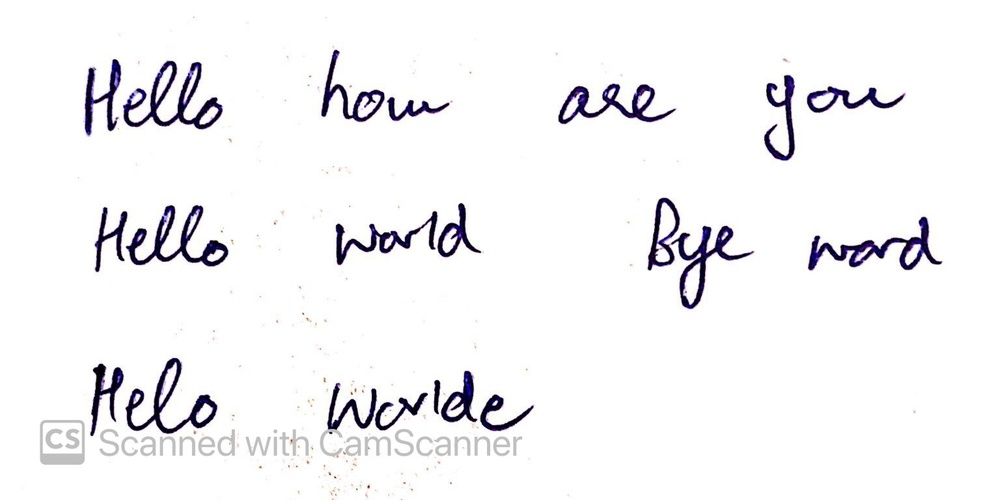
#> input picture handwritten extension/handwritten2.jpg, 1000 x 500 px, shrunk from 1536 x 768 before the run
$ python main.py
#> lines starting #> are read from the running program, lines starting #| are printed output that depends on the picture; after the words box and inside, x2 and y2 are one past the last pixel; in counts of white or black regions, pixels touching at a corner belong together
from skimage.io import imread
from skimage.color import rgb2gray
from skimage.filters import sobel
from skimage.filters import threshold_otsu
import matplotlib.pyplot as plt
import numpy as np
from heapq import *

img = rgb2gray(imread("handwritten2.jpg"))
#> img: shape (500, 1000) float64; min 0, max 1, mean 0.955

# [10 lines of commented-out code are left out]

def find_peak_indices(image, divider=2):
    '''
        Input: image (as numpy array)
        Output: Peak indices horizontal projections
    '''
    sobel_image = sobel(image)
    hpp = np.sum(sobel_image, axis = 1)

    threshold = (np.max(hpp)-np.min(hpp))/divider
    peaks = []
    for i, hppv in enumerate(hpp):
        if hppv < threshold:
            peaks.append(i)

    return np.array(peaks).astype(int)


def get_hpp_clusters(peaks_index, min_cluster_size):
    hpp_clusters = []
    cluster = []
    for index, value in enumerate(peaks_index):
        cluster.append(value)

        if index < len(peaks_index)-1 and peaks_index[index+1] - value > 1:
            hpp_clusters.append(cluster)
            cluster = []

        #get the last cluster
        if index == len(peaks_index)-1:
            hpp_clusters.append(cluster)
            cluster = []

    hpp_clusters = [cluster for cluster in hpp_clusters if len(cluster)>=min_cluster_size]

    return hpp_clusters


def get_binary(img):
    mean = np.mean(img)
    if mean == 0.0 or mean == 1.0:
        return img

    thresh = threshold_otsu(img)
    binary = img <= thresh
    binary = binary*1

    return binary


def heuristic(a, b):
    return (b[0] - a[0])**2 + (b[1] - a[1])**2

def astar(array, start, goal):

    neighbors = [(0,1),(0,-1),(1,0),(-1,0),(1,1),(1,-1),(-1,1),(-1,-1)]
    close_set = set()
    came_from = {}
    gscore = {start:0}
    fscore = {start:heuristic(start, goal)}
    oheap = []

    heappush(oheap, (fscore[start], start))

    while oheap:

        current = heappop(oheap)[1]

        if current == goal:
            data = []
            while current in came_from:
                data.append(current)
                current = came_from[current]
            return data

        close_set.add(current)
        for i, j in neighbors:
            neighbor = current[0] + i, current[1] + j
            tentative_g_score = gscore[current] + heuristic(current, neighbor)
            if 0 <= neighbor[0] < array.shape[0]:
                if 0 <= neighbor[1] < array.shape[1]:
                    if array[neighbor[0]][neighbor[1]] == 1:
                        continue
                else:
                    # array bound y walls
                    continue
            else:
                # array bound x walls
                continue

            if neighbor in close_set and tentative_g_score >= gscore.get(neighbor, 0):
                continue

            if  tentative_g_score < gscore.get(neighbor, 0) or neighbor not in [i[1]for i in oheap]:
                came_from[neighbor] = current
                gscore[neighbor] = tentative_g_score
                fscore[neighbor] = tentative_g_score + heuristic(neighbor, goal)
                heappush(oheap, (fscore[neighbor], neighbor))

    return []


def find_line_segments(binary_image, hpp_clusters):
    line_segments = []

    for i, cluster_of_interest in enumerate(hpp_clusters):
        nmap = binary_image[cluster_of_interest[0]:cluster_of_interest[len(cluster_of_interest)-1],:]

        path = np.array(astar(nmap, (int(nmap.shape[0]/2), 0), (int(nmap.shape[0]/2),nmap.shape[1]-1)))
        offset_from_top = cluster_of_interest[0]
        path[:,0] += offset_from_top

        if path.shape != (0,):
            line_segments.append(path)

    return line_segments


def extract_line_images(image, lines):
    line_images = []

    for line_index in range(len(lines) - 1):
        img_copy = np.copy(image)
        lower_line = lines[line_index]
        upper_line = lines[line_index+1]

        lower_boundary = np.min(lower_line[:, 0])
        upper_boundary = np.min(upper_line[:, 0])
        r, c = img_copy.shape

        for index in range(c-1):
            img_copy[0:lower_line[index, 0], index] = 255
            img_copy[upper_line[index, 0]:r, index] = 255

        line_images.append(img_copy[lower_boundary:upper_boundary, :])

    return line_images


def get_lines(img_path):
    img = rgb2gray(imread(img_path))

    peaks_index = find_peak_indices(img)
    hpp_clusters = get_hpp_clusters(peaks_index, int(img.shape[0]/20)) # after removing irrelevant clusters
    print(len(hpp_clusters))

    binary_image = get_binary(img)
    # binary_image = remove_roadblocks(binary_image)

    lines = find_line_segments(binary_image, hpp_clusters)
    print(len(lines))

    # for a, b in lines[1]:
    #     print(a, b)
    line_images = extract_line_images(img, lines)

    return line_images


img_path = "handwritten1.jpg"
line_images = get_lines(img_path)
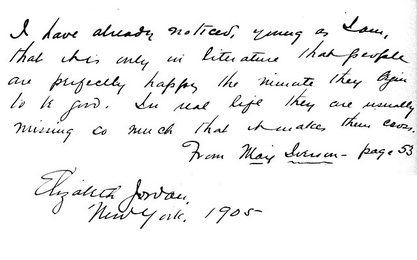
#> input picture handwritten extension/handwritten1.jpg, 417 x 260 px, shrunk from 640 x 399 before the run
#> in get_lines, img is the input picture: shape (260, 417); min 0, max 255, mean 242.2
#> in find_peak_indices, `sobel_image = sobel(image)`:
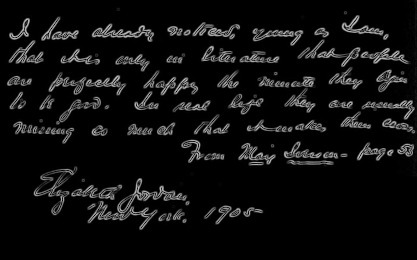
#> sobel_image: shape (260, 417) float64; min 0, max 0.752, mean 0.0592
#> in find_peak_indices, `hpp = np.sum(sobel_image, axis = 1)`: hpp = 260 values, max 108.2 at index 32, min 0 at index 233, mean 24.71
#> in find_peak_indices, `threshold = (np.max(hpp)-np.min(hpp))/divider`: threshold = 54.09
#> the loop in find_peak_indices, `for i, hppv in enumerate(hpp):` made 260 passes
#> hppv on passes 1 to 3: 0.359, 0.349, 0.24
#> after the loop in find_peak_indices, `for i, hppv in enumerate(hpp):`: peaks = 220 values from 0 to 259
#> the loop in get_hpp_clusters, `for index, value in enumerate(peaks_index):` made 220 passes
#> value on passes 1 to 3: 0, 1, 2
#> after the loop in get_hpp_clusters, `for index, value in enumerate(peaks_index):`: hpp_clusters = 8 items
#> in get_hpp_clusters, `hpp_clusters = [cluster for cluster in hpp_clusters if len(cluster)>=m..`: hpp_clusters = 7 items
#| 7
#> in get_binary, `mean = np.mean(img)`: mean = 242.2
#> in get_binary, `thresh = threshold_otsu(img)`: thresh = 164
#> in get_binary, `binary = img <= thresh`:
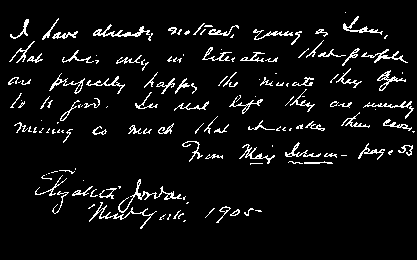
#> binary: shape (260, 417) bool; 5.8% white in thin lines or dots, all inside (x1, y1, x2, y2) = (8, 12, 415, 229)
#> the loop in find_line_segments, `for i, cluster_of_interest in enumerate(hpp_clusters):` made 7 passes
#> offset_from_top on passes 1 to 7: 0, 37, 62, 87, 108, 133, 157
#> pass 1, in find_line_segments, `nmap = binary_image[cluster_of_interest[0]:cluster_of_interest[len(clu..`:
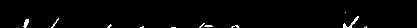
#> nmap: shape (28, 417) int64; values 0 (black) and 1 (white), 1.4% white in thin lines or dots, all inside (x1, y1, x2, y2) = (23, 12, 367, 28)
#> after the loop in find_line_segments, `for i, cluster_of_interest in enumerate(hpp_clusters):`:
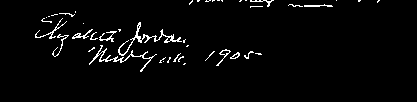
#> nmap: shape (102, 417) int64; values 0 (black) and 1 (white), 2.9% white in thin lines or dots, all inside (x1, y1, x2, y2) = (35, 0, 380, 72)
#> after the loop in find_line_segments, `for i, cluster_of_interest in enumerate(hpp_clusters):`: line_segments = 7 items
#| 7
#> the loop in extract_line_images, `for line_index in range(len(lines) - 1):` made 6 passes
#> (lower_boundary, upper_boundary) on passes 1 to 6: (14, 40), (40, 67), (67, 91), (91, 111), (111, 140), (140, 201)
#> after the loop in extract_line_images, `for line_index in range(len(lines) - 1):`:
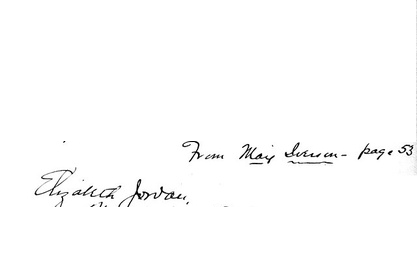
#> img_copy: shape (260, 417); min 0, max 255, mean 252.3
#> after the loop in extract_line_images, `for line_index in range(len(lines) - 1):`: line_images = 6 items
#> line_images = 6 items

print('Size:', len(line_images))
#| Size: 6
fig, ax = plt.subplots(figsize=(10,10), nrows=len(line_images))
for i, line in enumerate(line_images):
    ax[i].imshow(line, cmap='gray')
#> this loop made 6 passes

plt.show()
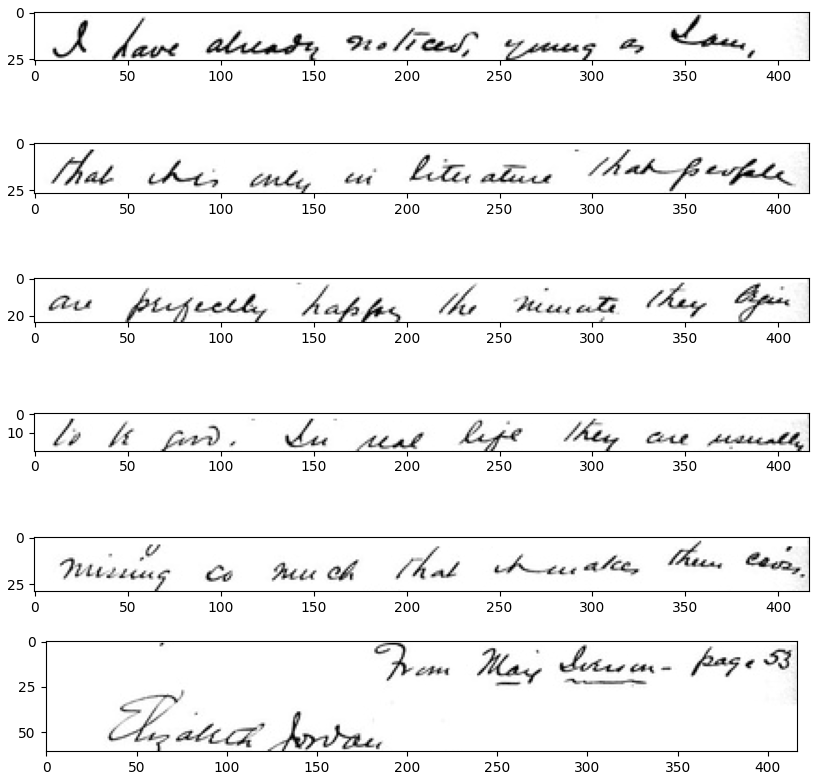
#> figure drawn by matplotlib, 6 panels
# [26 lines of commented-out code are left out]
